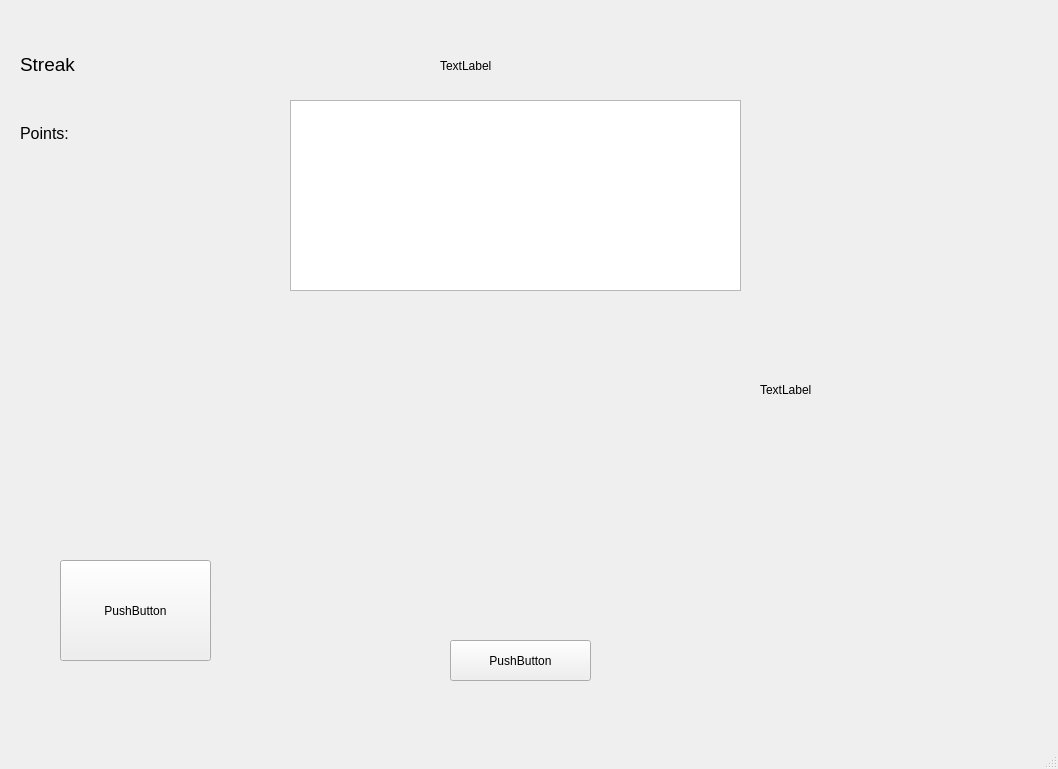
<?xml version="1.0" encoding="UTF-8"?>
<ui version="4.0">
 <class>MainWindow</class>
 <widget class="QMainWindow" name="MainWindow">
  <property name="geometry">
   <rect>
    <x>0</x>
    <y>0</y>
    <width>1058</width>
    <height>769</height>
   </rect>
  </property>
  <property name="windowTitle">
   <string>MainWindow</string>
  </property>
  <widget class="QWidget" name="centralwidget">
   <widget class="QLabel" name="CURRENT_DATE">
    <property name="geometry">
     <rect>
      <x>440</x>
      <y>40</y>
      <width>201</width>
      <height>51</height>
     </rect>
    </property>
    <property name="text">
     <string>TextLabel</string>
    </property>
   </widget>
   <widget class="QPlainTextEdit" name="TEXT_INPUT">
    <property name="geometry">
     <rect>
      <x>290</x>
      <y>100</y>
      <width>451</width>
      <height>191</height>
     </rect>
    </property>
   </widget>
   <widget class="QPushButton" name="SUBMIT">
    <property name="geometry">
     <rect>
      <x>450</x>
      <y>640</y>
      <width>141</width>
      <height>41</height>
     </rect>
    </property>
    <property name="text">
     <string>PushButton</string>
    </property>
   </widget>
   <widget class="QPushButton" name="PAST_ENTRY">
    <property name="geometry">
     <rect>
      <x>60</x>
      <y>560</y>
      <width>151</width>
      <height>101</height>
     </rect>
    </property>
    <property name="text">
     <string>PushButton</string>
    </property>
   </widget>
   <widget class="QLabel" name="AVATAR">
    <property name="geometry">
     <rect>
      <x>760</x>
      <y>140</y>
      <width>250</width>
      <height>500</height>
     </rect>
    </property>
    <property name="text">
     <string>TextLabel</string>
    </property>
   </widget>
   <widget class="QWidget" name="layoutWidget">
    <property name="geometry">
     <rect>
      <x>20</x>
      <y>10</y>
      <width>171</width>
      <height>221</height>
     </rect>
    </property>
    <layout class="QVBoxLayout" name="verticalLayout">
     <item>
      <widget class="QLabel" name="STREAK">
       <property name="font">
        <font>
         <pointsize>14</pointsize>
        </font>
       </property>
       <property name="text">
        <string>Streak</string>
       </property>
       <property name="alignment">
        <set>Qt::AlignLeading|Qt::AlignLeft|Qt::AlignVCenter</set>
       </property>
      </widget>
     </item>
     <item>
      <widget class="QLabel" name="POINTS">
       <property name="font">
        <font>
         <pointsize>12</pointsize>
        </font>
       </property>
       <property name="text">
        <string>Points:</string>
       </property>
       <property name="alignment">
        <set>Qt::AlignLeading|Qt::AlignLeft|Qt::AlignTop</set>
       </property>
      </widget>
     </item>
    </layout>
   </widget>
   <widget class="QWidget" name="DRAW_INPUT" native="true">
    <property name="geometry">
     <rect>
      <x>290</x>
      <y>330</y>
      <width>451</width>
      <height>251</height>
     </rect>
    </property>
   </widget>
  </widget>
  <widget class="QMenuBar" name="menubar">
   <property name="geometry">
    <rect>
     <x>0</x>
     <y>0</y>
     <width>1058</width>
     <height>21</height>
    </rect>
   </property>
  </widget>
  <widget class="QStatusBar" name="statusbar"/>
 </widget>
 <resources/>
 <connections/>
</ui>
